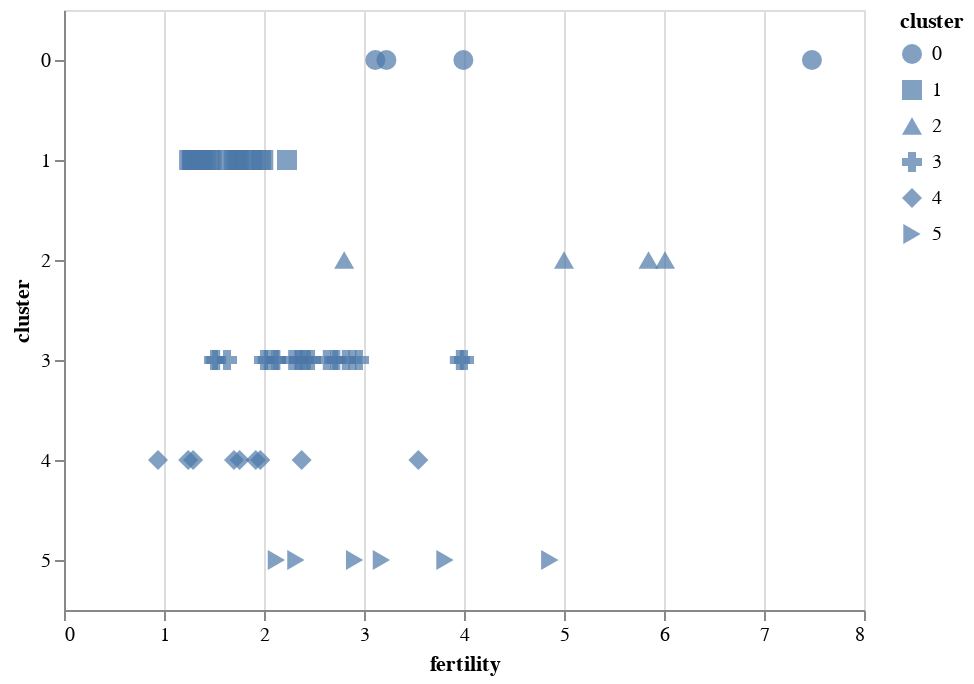

The notebook cell this image was saved under:
### Markdown cell above
In addition to encoding channels, marks can be stylized by providing values to the `mark_*()` methods.

For example: point marks are drawn with stroked outlines by default, but can be specified to use `filled` shapes instead. Similarly, you can set a default `size` to set the total pixel area of the point mark.

### Code cell
alt.Chart(data2000).mark_point(filled=True, size=100).encode(
    alt.X('fertility:Q'),
    alt.Y('cluster:N'),
    alt.Shape('cluster:N')
)

### Figure 1 — Vega-Lite specification as saved in the notebook (floating-point values rounded to 4 significant figures)
{"$schema": "https://vega.github.io/schema/vega-lite/v3.4.0.json", "config": {"mark": {"tooltip": null}, "view": {"height": 300, "width": 400}}, "data": {"name": "data-fdeb0b749a6385830bd1445d39ad6ea0"}, "datasets": {"data-fdeb0b749a6385830bd1445d39ad6ea0": [{"cluster": 0, "country": "Afghanistan", "fertility": 7.479, "life_expect": 42.13, "pop": 23898198, "year": 2000}, {"cluster": 3, "country": "Argentina", "fertility": 2.35, "life_expect": 74.34, "pop": 37497728, "year": 2000}, {"cluster": 3, "country": "Aruba", "fertility": 2.124, "life_expect": 73.45, "pop": 69539, "year": 2000}, {"cluster": 4, "country": "Australia", "fertility": 1.756, "life_expect": 80.37, "pop": 19164620, "year": 2000}, {"cluster": 1, "country": "Austria", "fertility": 1.382, "life_expect": 78.98, "pop": 8113413, "year": 2000}, {"cluster": 3, "country": "Bahamas", "fertility": 2.111, "life_expect": 71.07, "pop": 290075, "year": 2000}, {"cluster": 0, "country": "Bangladesh", "fertility": 3.224, "life_expect": 62.01, "pop": 130406594, "year": 2000}, {"cluster": 3, "country": "Barbados", "fertility": 1.5, "life_expect": 75.97, "pop": 273483, "year": 2000}, {"cluster": 1, "country": "Belgium", "fertility": 1.638, "life_expect": 78.32, "pop": 10263618, "year": 2000}, {"cluster": 3, "country": "Bolivia", "fertility": 3.958, "life_expect": 63.88, "pop": 8152620, "year": 2000}, {"cluster": 3, "country": "Brazil", "fertility": 2.345, "life_expect": 71.01, "pop": 175552771, "year": 2000}, {"cluster": 3, "country": "Canada", "fertility": 1.522, "life_expect": 79.77, "pop": 31278097, "year": 2000}, {"cluster": 3, "country": "Chile", "fertility": 2, "life_expect": 77.86, "pop": 15153450, "year": 2000}, {"cluster": 4, "country": "China", "fertility": 1.7, "life_expect": 72.03, "pop": 1262645000, "year": 2000}, {"cluster": 3, "country": "Colombia", "fertility": 2.47, "life_expect": 71.68, "pop": 39685655, "year": 2000}, {"cluster": 3, "country": "Costa Rica", "fertility": 2.281, "life_expect": 78.12, "pop": 3710558, "year": 2000}, {"cluster": 1, "country": "Croatia", "fertility": 1.348, "life_expect": 74.88, "pop": 4410830, "year": 2000}, {"cluster": 3, "country": "Cuba", "fertility": 1.63, "life_expect": 77.16, "pop": 11134273, "year": 2000}, {"cluster": 3, "country": "Dominican Republic", "fertility": 2.95, "life_expect": 70.85, "pop": 8385828, "year": 2000}, {"cluster": 3, "country": "Ecuador", "fertility": 2.817, "life_expect": 74.17, "pop": 12505204, "year": 2000}, {"cluster": 5, "country": "Egypt", "fertility": 3.174, "life_expect": 69.81, "pop": 70492342, "year": 2000}, {"cluster": 3, "country": "El Salvador", "fertility": 2.883, "life_expect": 70.73, "pop": 6122515, "year": 2000}, {"cluster": 1, "country": "Finland", "fertility": 1.754, "life_expect": 78.37, "pop": 5168595, "year": 2000}, {"cluster": 1, "country": "France", "fertility": 1.883, "life_expect": 79.59, "pop": 59381628, "year": 2000}, {"cluster": 1, "country": "Georgia", "fertility": 1.478, "life_expect": 70.48, "pop": 4777209, "year": 2000}, {"cluster": 1, "country": "Germany", "fertility": 1.346, "life_expect": 78.67, "pop": 82187909, "year": 2000}, {"cluster": 1, "country": "Greece", "fertility": 1.277, "life_expect": 78.26, "pop": 10559110, "year": 2000}, {"cluster": 3, "country": "Grenada", "fertility": 2.429, "life_expect": 67.75, "pop": 89312, "year": 2000}, {"cluster": 3, "country": "Haiti", "fertility": 4, "life_expect": 58.14, "pop": 7306302, "year": 2000}, {"cluster": 4, "country": "Hong Kong", "fertility": 0.94, "life_expect": 81.5, "pop": 6658720, "year": 2000}, {"cluster": 1, "country": "Iceland", "fertility": 1.993, "life_expect": 80.5, "pop": 281043, "year": 2000}, {"cluster": 0, "country": "India", "fertility": 3.113, "life_expect": 62.88, "pop": 1007702000, "year": 2000}, {"cluster": 4, "country": "Indonesia", "fertility": 2.376, "life_expect": 68.59, "pop": 206265000, "year": 2000}, {"cluster": 5, "country": "Iran", "fertility": 2.124, "life_expect": 69.45, "pop": 65660289, "year": 2000}, {"cluster": 5, "country": "Iraq", "fertility": 4.858, "life_expect": 57.05, "pop": 22675617, "year": 2000}, {"cluster": 1, "country": "Ireland", "fertility": 1.969, "life_expect": 77.78, "pop": 3791690, "year": 2000}, {"cluster": 5, "country": "Israel", "fertility": 2.906, "life_expect": 79.7, "pop": 5842454, "year": 2000}, {"cluster": 1, "country": "Italy", "fertility": 1.286, "life_expect": 80.24, "pop": 57719337, "year": 2000}, {"cluster": 3, "country": "Jamaica", "fertility": 2.628, "life_expect": 72.05, "pop": 2615467, "year": 2000}, {"cluster": 4, "country": "Japan", "fertility": 1.291, "life_expect": 82, "pop": 126699784, "year": 2000}, {"cluster": 2, "country": "Kenya", "fertility": 5, "life_expect": 50.99, "pop": 29985839, "year": 2000}, {"cluster": 4, "country": "South Korea", "fertility": 1.917, "life_expect": 66.66, "pop": 21647682, "year": 2000}, {"cluster": 4, "country": "North Korea", "fertility": 1.242, "life_expect": 77.05, "pop": 47351083, "year": 2000}, {"cluster": 5, "country": "Lebanon", "fertility": 2.319, "life_expect": 71.03, "pop": 3578036, "year": 2000}, {"cluster": 3, "country": "Mexico", "fertility": 2.401, "life_expect": 74.9, "pop": 99926620, "year": 2000}, {"cluster": 1, "country": "Netherlands", "fertility": 1.726, "life_expect": 78.53, "pop": 15907853, "year": 2000}, {"cluster": 4, "country": "New Zealand", "fertility": 1.964, "life_expect": 79.11, "pop": 3819762, "year": 2000}, {"cluster": 2, "country": "Nigeria", "fertility": 5.845, "life_expect": 46.61, "pop": 114306700, "year": 2000}, {"cluster": 1, "country": "Norway", "fertility": 1.801, "life_expect": 79.05, "pop": 4492400, "year": 2000}, {"cluster": 0, "country": "Pakistan", "fertility": 3.994, "life_expect": 63.61, "pop": 146342958, "year": 2000}, {"cluster": 3, "country": "Peru", "fertility": 2.7, "life_expect": 69.91, "pop": 25979722, "year": 2000}, {"cluster": 4, "country": "Philippines", "fertility": 3.544, "life_expect": 70.3, "pop": 79739825, "year": 2000}, {"cluster": 1, "country": "Poland", "fertility": 1.251, "life_expect": 74.67, "pop": 38654164, "year": 2000}, {"cluster": 1, "country": "Portugal", "fertility": 1.454, "life_expect": 77.29, "pop": 10335597, "year": 2000}, {"cluster": 2, "country": "Rwanda", "fertility": 6.01, "life_expect": 43.41, "pop": 7507056, "year": 2000}, {"cluster": 5, "country": "Saudi Arabia", "fertility": 3.81, "life_expect": 71.63, "pop": 23153090, "year": 2000}, {"cluster": 2, "country": "South Africa", "fertility": 2.802, "life_expect": 53.37, "pop": 44066197, "year": 2000}, {"cluster": 1, "country": "Spain", "fertility": 1.287, "life_expect": 79.78, "pop": 40016081, "year": 2000}, {"cluster": 1, "country": "Switzerland", "fertility": 1.415, "life_expect": 80.62, "pop": 7266920, "year": 2000}, {"cluster": 1, "country": "Turkey", "fertility": 2.23, "life_expect": 70.84, "pop": 65666677, "year": 2000}, {"cluster": 1, "country": "United Kingdom", "fertility": 1.695, "life_expect": 78.47, "pop": 59522468, "year": 2000}, {"cluster": 3, "country": "United States", "fertility": 2.038, "life_expect": 77.31, "pop": 282338631, "year": 2000}, {"cluster": 3, "country": "Venezuela", "fertility": 2.723, "life_expect": 72.77, "pop": 23542649, "year": 2000}]}, "encoding": {"shape": {"field": "cluster", "type": "nominal"}, "x": {"field": "fertility", "type": "quantitative"}, "y": {"field": "cluster", "type": "nominal"}}, "mark": {"filled": true, "size": 100, "type": "point"}}
